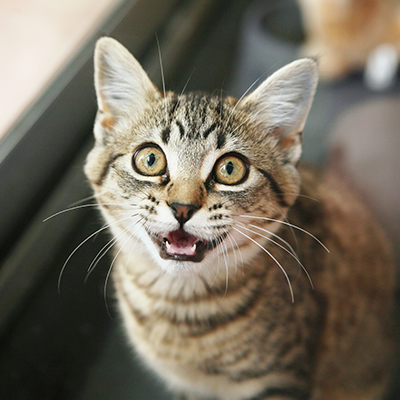
#> input picture Day-6/cat1.jpg, 400 x 400 px, found by its file name
$ python 2-affine.py
#> lines starting #> are read from the running program, lines starting #| are printed output that depends on the picture
### Day-6/base_transform.py
import cv2
import numpy as np

def load_image(path):
#> called with path = 'Day-6/cat1.jpg'
    img = cv2.imread(path)
#> img is the input picture: shape (400, 400, 3); mean B, G, R 93.9, 108.6, 116.5
    if img is None:
        raise FileNotFoundError(f"Image not found at {path}")
    return img

# [8 lines of commented-out code are left out]

# [8 lines left out: function apply_transform, not called in this run]

### Day-6/2-affine.py
from base_transform import load_image, apply_transform
import numpy as np
import cv2

def affine_transform(img, matrix_2x3):
    """
    matrix_2x3 is a 2x3 affine transform matrix:
    [[a11, a12, tx],
     [a21, a22, ty]]
    """
    rows, cols = img.shape[:2]
#> rows = 400; cols = 400
    return cv2.warpAffine(img, matrix_2x3, (cols, rows))
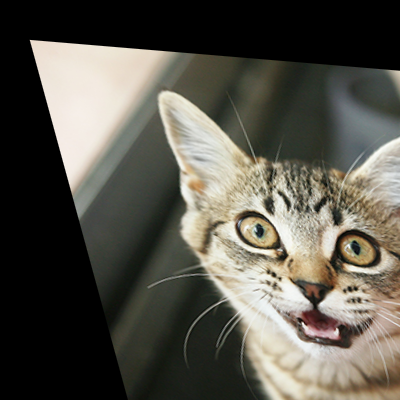
#> returned value: shape (400, 400, 3); mean of channels 0, 1, 2 75.9, 85, 87.6; drawn as B, G, R

if __name__ == "__main__":
    img = load_image('Day-6/cat1.jpg')
    # Example: shear + scale + translate
    M = np.array([
        [1.2, 0.3, 30],
        [0.1, 1.1, 40]
    ], dtype=np.float32)
    transformed = affine_transform(img, M)
    cv2.imshow("Affine Transform", transformed)
    cv2.waitKey(0)
    cv2.destroyAllWindows()
